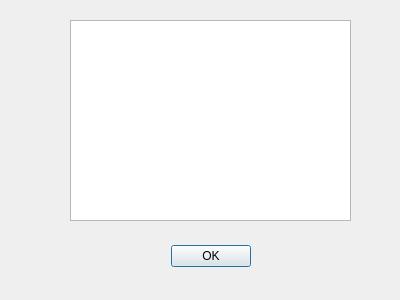
<?xml version="1.0" encoding="UTF-8"?>
<ui version="4.0">
 <class>Dialog</class>
 <widget class="QDialog" name="Dialog">
  <property name="geometry">
   <rect>
    <x>0</x>
    <y>0</y>
    <width>400</width>
    <height>300</height>
   </rect>
  </property>
  <property name="windowTitle">
   <string>Dialog</string>
  </property>
  <widget class="QDialogButtonBox" name="buttonBox">
   <property name="geometry">
    <rect>
     <x>160</x>
     <y>240</y>
     <width>91</width>
     <height>32</height>
    </rect>
   </property>
   <property name="orientation">
    <enum>Qt::Horizontal</enum>
   </property>
   <property name="standardButtons">
    <set>QDialogButtonBox::Ok</set>
   </property>
  </widget>
  <widget class="QTextBrowser" name="textBrowser">
   <property name="geometry">
    <rect>
     <x>70</x>
     <y>20</y>
     <width>281</width>
     <height>201</height>
    </rect>
   </property>
  </widget>
 </widget>
 <resources/>
 <connections>
  <connection>
   <sender>buttonBox</sender>
   <signal>accepted()</signal>
   <receiver>Dialog</receiver>
   <slot>accept()</slot>
   <hints>
    <hint type="sourcelabel">
     <x>248</x>
     <y>254</y>
    </hint>
    <hint type="destinationlabel">
     <x>157</x>
     <y>274</y>
    </hint>
   </hints>
  </connection>
  <connection>
   <sender>buttonBox</sender>
   <signal>rejected()</signal>
   <receiver>Dialog</receiver>
   <slot>reject()</slot>
   <hints>
    <hint type="sourcelabel">
     <x>316</x>
     <y>260</y>
    </hint>
    <hint type="destinationlabel">
     <x>286</x>
     <y>274</y>
    </hint>
   </hints>
  </connection>
 </connections>
</ui>
